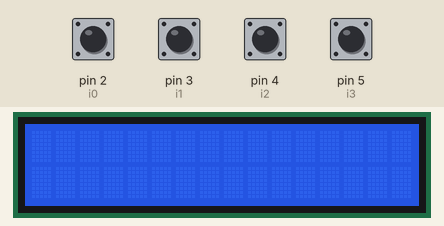
The sketch below on a simulated Arduino Uno, built with avr-gcc and run on an emulated ATmega328P. On the bench: 16×2 character LCD. The test bench sets the inputs (shaded band); at power-on: pin 2 (i0), pin 3 (i1), pin 4 (i2), pin 5 (i3) HIGH.

Above: at 1.2 s.
1.3 s: pin 2 (i0) pulled LOW for 0.15 s
At 1.64 s:
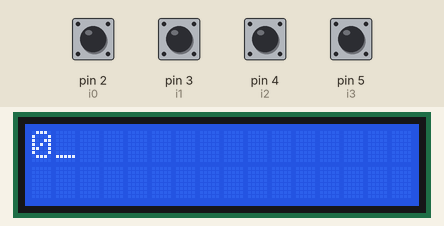
2.0 s: pin 3 (i1) pulled LOW for 0.15 s
At 2.2 s:
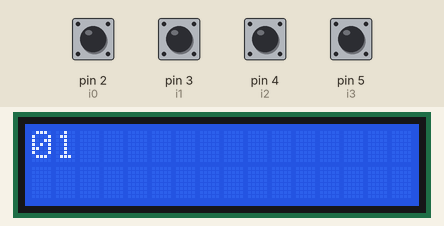
2.7 s: pin 4 (i2) pulled LOW for 0.15 s
At 2.76 s:
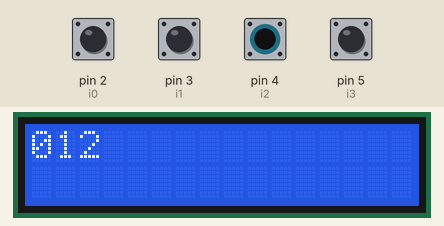
3.4 s: pin 5 (i3) pulled LOW for 0.15 s
At 3.47 s:
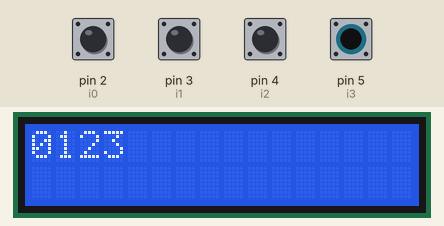
4.1 s: pin 2 (i0) pulled LOW for 1 s
At 4.19 s:
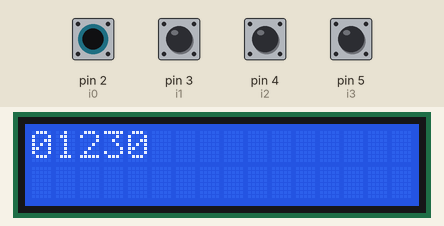
5.7 s: pin 3 (i1) pulled LOW for 1 s
At 5.88 s:
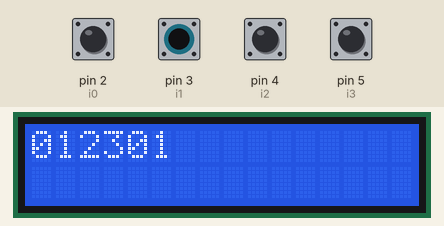

The sketch:

Number_input_with_lcd.ino
```cpp
#include <LiquidCrystal_I2C.h>
LiquidCrystal_I2C lcd(0x27,16,2);
#define i0 2
#define i1 3
#define i2 4
#define i3 5
int v0=0;
int v1=1;
int v2=2;
int v3=3;
int s,hold,b,s0,s1,s2,s3;
void setup()
{
  lcd.init();
  lcd.backlight();
  pinMode(i0, INPUT_PULLUP);
  pinMode(i1, INPUT_PULLUP);
  pinMode(i2, INPUT_PULLUP);
  pinMode(i3, INPUT_PULLUP);
}

void loop()
{
  pbVal();
  pbS();
  blink();
}
void pbVal()
{
  if(digitalRead(i0)==0)
  {
    s0=v0;
    lcd.setCursor(s,0);
    lcd.print(s0);
  }
  else if(digitalRead(i1)==0)
  {
    s1=v1;
    lcd.setCursor(s,0);
    lcd.print(s1);
  }
  else if(digitalRead(i2)==0)
  {
    s2=v2;
    lcd.setCursor(s,0);
    lcd.print(s2);
  }
  else if(digitalRead(i3)==0)
  {
    s3=v3;
    lcd.setCursor(s,0);
    lcd.print(s3);
  }
}
void pbS()
{
  if((digitalRead(i0)==0) or (digitalRead(i1)==0) or (digitalRead(i2)==0) or (digitalRead(i3)==0))
  {
    if(hold==0)
    {
      s++;
      hold=1;
      delay(100);
    }
  }
  else
  {
    hold=0;
  }
}
void blink()
{
  if(b==0)
  {
    lcd.setCursor(s,0);
    lcd.print("_");
    delay(100);
    b=1;
  }
  else if(b==1)
  {
    lcd.setCursor(s,0);
    lcd.print(" ");
    delay(100);
    b=0;
  }
}
```

Measured:
- after the input at 1.3 s, the display: first changes after 0.09 s (image 1 shows a later state)
- after the input at 2.0 s, the display: first differs from a run without the input after 0.10 s (image 2)
- after the input at 2.7 s, the display: changes at once (image 3)
- after the input at 3.4 s, the display: changes at once (image 4)
- after the input at 4.1 s, the display: changes at once (image 5)
- after the input at 5.7 s, the display: changes after 0.08 s (image 6)
